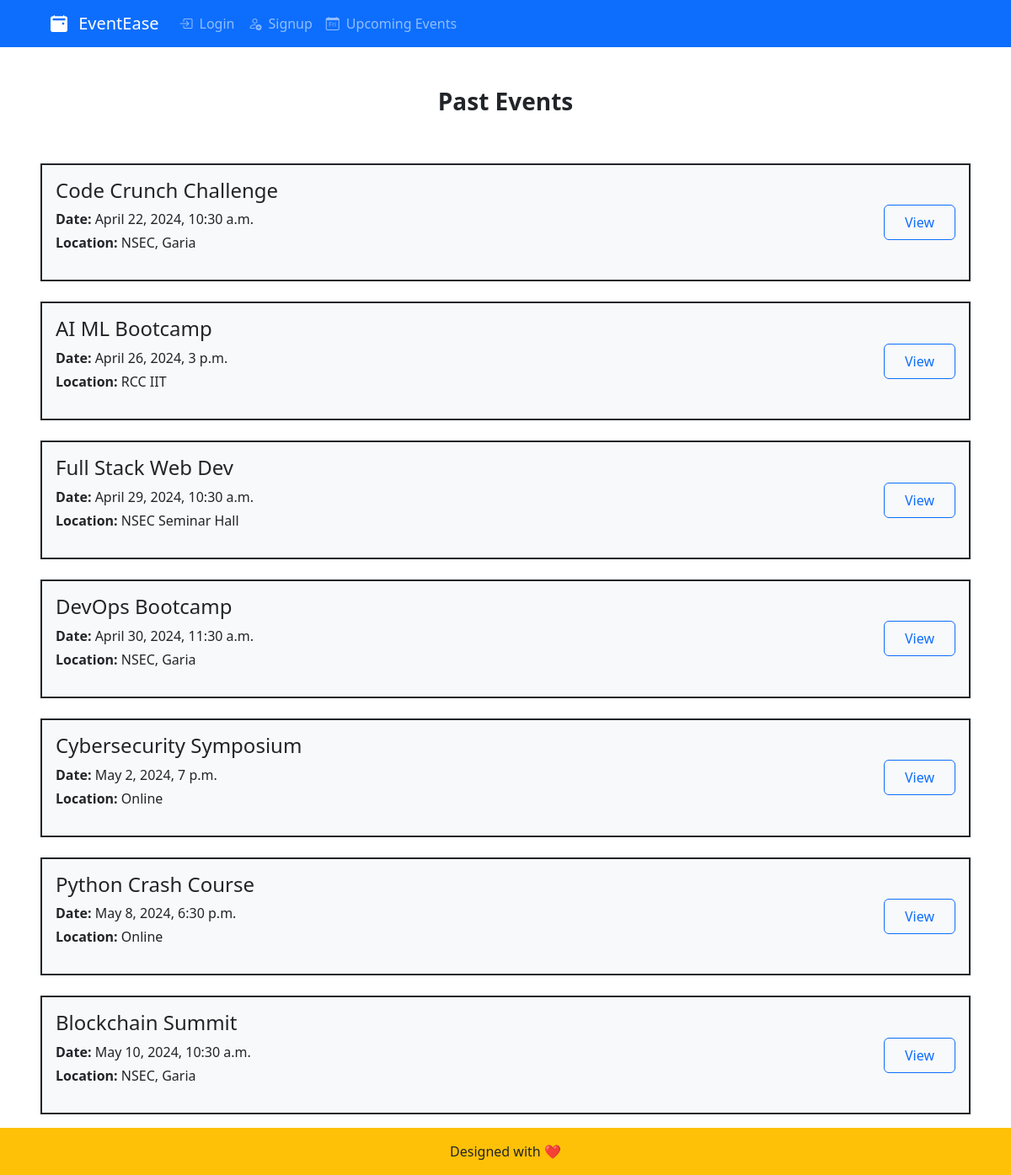
The app's page /events/past/, older data.
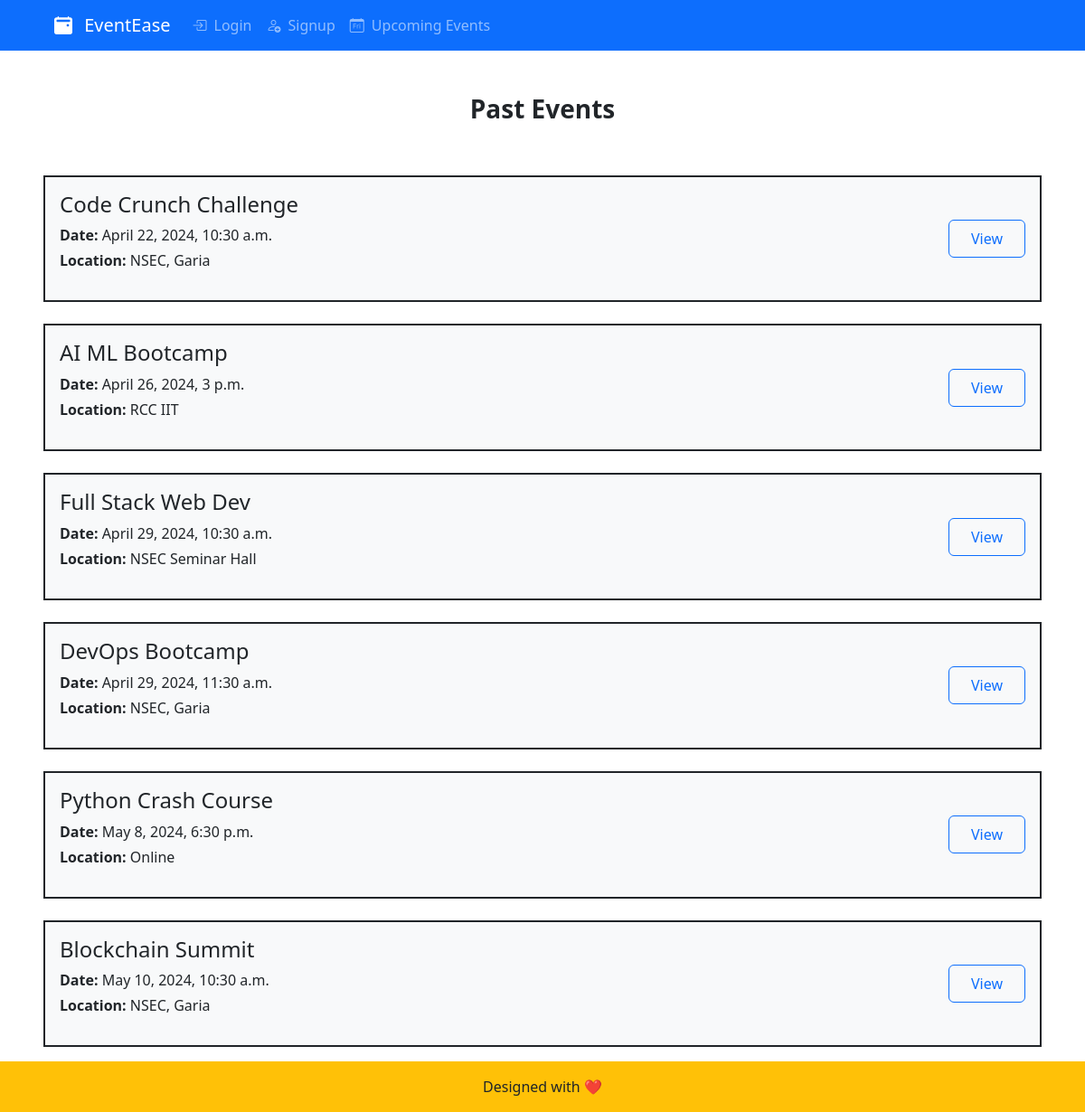
The same page, newer data.
### events/models.py (models this page shows, shortened)
class Event(models.Model):
    title = models.CharField(max_length=200)
    description = models.TextField()
    date = models.DateTimeField()
    location = models.CharField(max_length=200)
    user = models.ForeignKey(User, on_delete=models.CASCADE, null=True)
    max_participants = models.IntegerField(default=5)
    num_participants = models.IntegerField(default=0)

### events/views.py (the view)
# urls.py: path("past/", views.past_events, name="past_events"),
def past_events(request):
    events = Event.objects.filter(date__lt=timezone.now()).order_by("date")
    context = {"events": events}
    return render(request, "events/past_events.html", context)

### events/templates/events/past_events.html (shortened to what this page needs)
{% extends "events/layout.html" %}
{% block content %}
<section class="px-lg-5 py-5 text-center">
  <div class="container mb-5">
    <div class="d-flex justify-content-center align-items-center">
      <div class="col">
        <h1 class="fs-3 fw-bold">Past Events</h1>
      </div>
    </div>
  </div>
  {% for event in events %}
<div class="container my-4 bg-light p-3 border border-dark border-2">
  <div class="row align-items-center">
    <div class="col-md-8 text-md-start">
      <h2 class="fs-4 mb-2">{{ event.title }}</h2>
      <p class="mb-1"><strong>Date:</strong> {{ event.date }}</p>
      <p><strong>Location:</strong> {{ event.location }}</p>
    </div>
    <div class="col-md-4 text-md-end mt-2 mt-md-0">
      <a href="{% url 'view_events' event.id %}" class="btn btn-outline-primary py-2 px-4">View</a>
    </div>
  </div>
</div>
{% empty %}
<p>No Past Events Available</p>
{% endfor %}
</section>
{% endblock %}

Row changes from the older to the newer data that the page shows:
removed Event: title "Cybersecurity Symposium", date "May 2, 2024, 7 p.m.", location "Online"
changed Event "DevOps Bootcamp": date "April 30, 2024, 11:30 a.m." → "April 29, 2024, 11:30 a.m."
